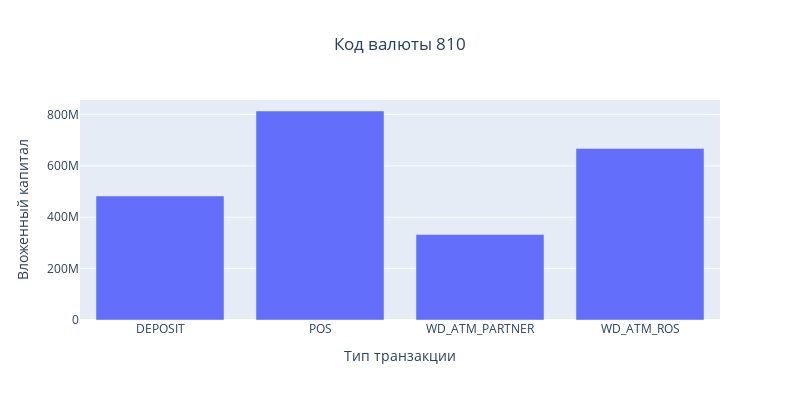
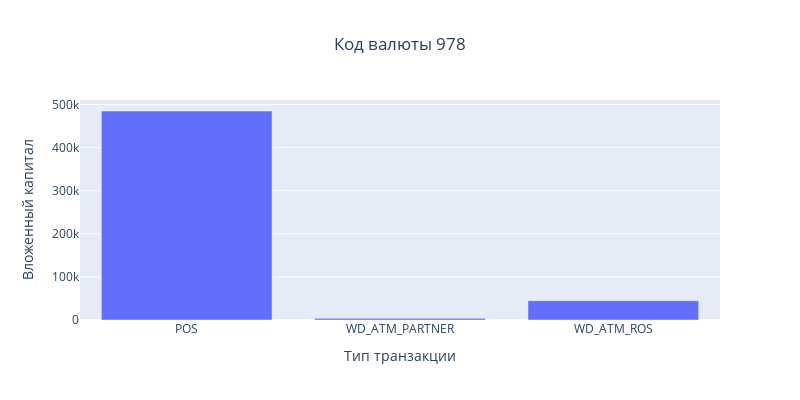
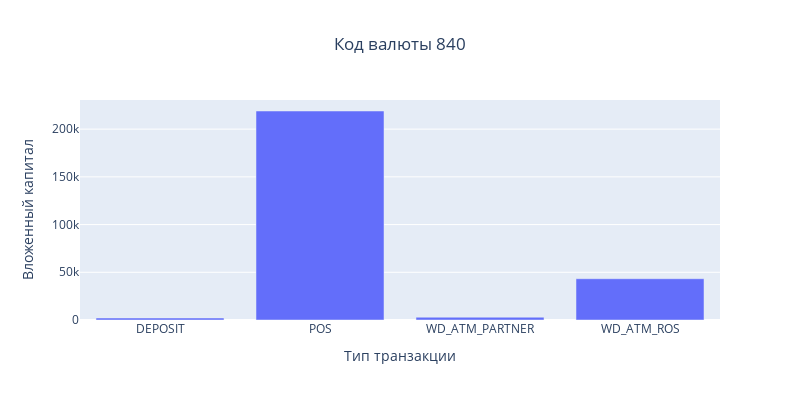
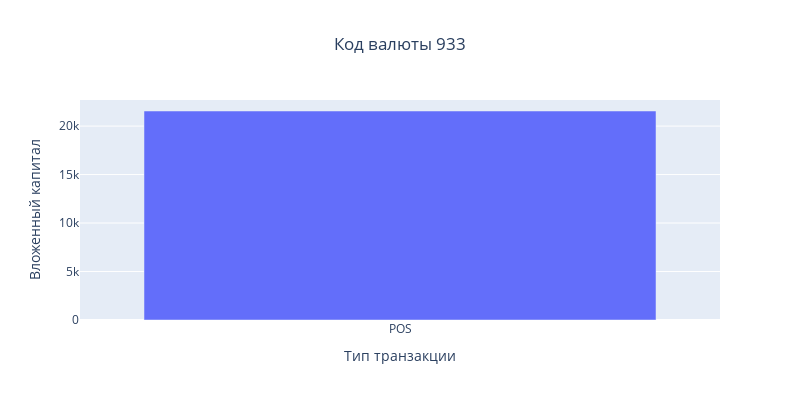

Source (notebook cell) for these figures, in order:
### Markdown cell above
Всего использовалось 58 валют, но по капиталовожению они не были слишком объемны. Я взял 4 наиболее всетречающиеся валюты (более 500 раз)  
Расшифровка некоторых популярных валют  
- Российский рубль (810)  
- Доллар (840)  
- Евро (978)  
- Белорусский рубль (933)  

удивидельно , что сюда попал белорусский рубль

### Code cell
for i in currency:
    # сводная таблица агрегированная нами
    # пересоздавать h обязательно , а то она читает плохо после первого цикла
    h=curr_df.groupby(['currency','trx_category']).agg({'amount':'sum'})
    h=h.reset_index()
    h=h.loc[h.currency==i]
    fig=px.bar(h,x=h.trx_category,y=h.amount,title=f'{i}',width=800, height=400)
    fig.update_layout(
                  title={   'text' :f'Код валюты {i}',
                            'x':0.5,
                            'xanchor': 'center'},
                  xaxis_title="Тип транзакции",
                  yaxis_title="Вложенный капитал",
                  )
    fig.show(renderer='vscode')

### Figure 1 — Plotly figure (JSON) as saved in the notebook; plotly's stock layout.template omitted (floating-point values rounded to 4 significant figures)
{"data": [{"alignmentgroup": "True", "hovertemplate": "trx_category=%{x}<br>amount=%{y}<extra></extra>", "legendgroup": "", "marker": {"color": "#636efa", "pattern": {"shape": ""}}, "name": "", "offsetgroup": "", "orientation": "v", "showlegend": false, "textposition": "auto", "type": "bar", "x": ["DEPOSIT", "POS", "WD_ATM_PARTNER", "WD_ATM_ROS"], "xaxis": "x", "y": [482700000.0, 813500000.0, 332711050, 667966600], "yaxis": "y"}], "layout": {"barmode": "relative", "height": 400, "legend": {"tracegroupgap": 0}, "title": {"text": "Код валюты 810", "x": 0.5, "xanchor": "center"}, "width": 800, "xaxis": {"anchor": "y", "domain": [0, 1], "title": {"text": "Тип транзакции"}}, "yaxis": {"anchor": "x", "domain": [0, 1], "title": {"text": "Вложенный капитал"}}}}

### Figure 2 — Plotly figure (JSON) as saved in the notebook; plotly's stock layout.template omitted (floating-point values rounded to 4 significant figures)
{"data": [{"alignmentgroup": "True", "hovertemplate": "trx_category=%{x}<br>amount=%{y}<extra></extra>", "legendgroup": "", "marker": {"color": "#636efa", "pattern": {"shape": ""}}, "name": "", "offsetgroup": "", "orientation": "v", "showlegend": false, "textposition": "auto", "type": "bar", "x": ["POS", "WD_ATM_PARTNER", "WD_ATM_ROS"], "xaxis": "x", "y": [485100.0, 3800, 44650], "yaxis": "y"}], "layout": {"barmode": "relative", "height": 400, "legend": {"tracegroupgap": 0}, "title": {"text": "Код валюты 978", "x": 0.5, "xanchor": "center"}, "width": 800, "xaxis": {"anchor": "y", "domain": [0, 1], "title": {"text": "Тип транзакции"}}, "yaxis": {"anchor": "x", "domain": [0, 1], "title": {"text": "Вложенный капитал"}}}}

### Figure 3 — Plotly figure (JSON) as saved in the notebook; plotly's stock layout.template omitted (floating-point values rounded to 4 significant figures)
{"data": [{"alignmentgroup": "True", "hovertemplate": "trx_category=%{x}<br>amount=%{y}<extra></extra>", "legendgroup": "", "marker": {"color": "#636efa", "pattern": {"shape": ""}}, "name": "", "offsetgroup": "", "orientation": "v", "showlegend": false, "textposition": "auto", "type": "bar", "x": ["DEPOSIT", "POS", "WD_ATM_PARTNER", "WD_ATM_ROS"], "xaxis": "x", "y": [2100, 219000.0, 2900, 43250], "yaxis": "y"}], "layout": {"barmode": "relative", "height": 400, "legend": {"tracegroupgap": 0}, "title": {"text": "Код валюты 840", "x": 0.5, "xanchor": "center"}, "width": 800, "xaxis": {"anchor": "y", "domain": [0, 1], "title": {"text": "Тип транзакции"}}, "yaxis": {"anchor": "x", "domain": [0, 1], "title": {"text": "Вложенный капитал"}}}}

### Figure 4 — Plotly figure (JSON) as saved in the notebook; plotly's stock layout.template omitted (floating-point values rounded to 4 significant figures)
{"data": [{"alignmentgroup": "True", "hovertemplate": "trx_category=%{x}<br>amount=%{y}<extra></extra>", "legendgroup": "", "marker": {"color": "#636efa", "pattern": {"shape": ""}}, "name": "", "offsetgroup": "", "orientation": "v", "showlegend": false, "textposition": "auto", "type": "bar", "x": ["POS"], "xaxis": "x", "y": [21560.0], "yaxis": "y"}], "layout": {"barmode": "relative", "height": 400, "legend": {"tracegroupgap": 0}, "title": {"text": "Код валюты 933", "x": 0.5, "xanchor": "center"}, "width": 800, "xaxis": {"anchor": "y", "domain": [0, 1], "title": {"text": "Тип транзакции"}}, "yaxis": {"anchor": "x", "domain": [0, 1], "title": {"text": "Вложенный капитал"}}}}
